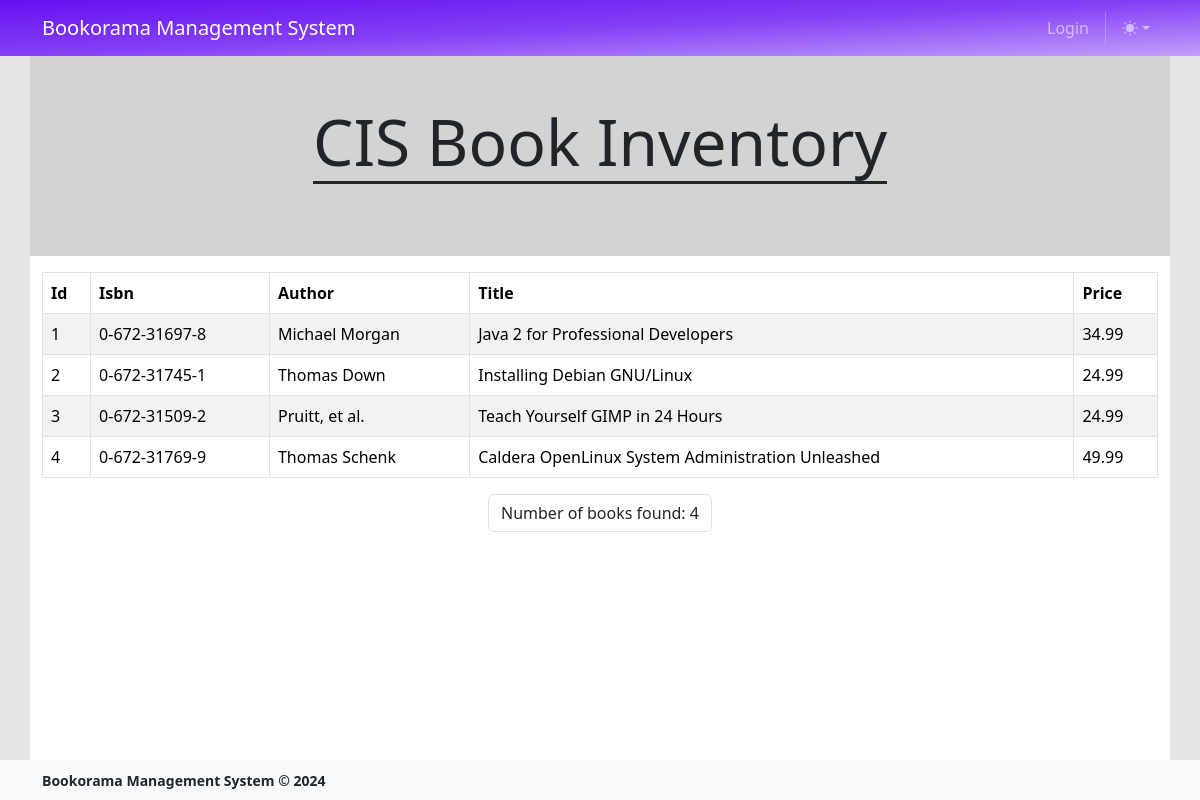
The page / on the database its author committed.
### tables this page shows
create table books
(  id int unsigned not null auto_increment primary key,
isbn char(13) not null,
   author char(50),
   title char(100),
   price float(4,2),
   UNIQUE KEY unique_isbn (isbn)
);

### lib/CisUtil.class.php (called while the page is built, shortened)
<?php
class CisUtil
{
    public static function caseSpaceString($inputString)
    {
        $modifiedString = preg_replace('/([A-Z])/', ' $1', $inputString);
        $modifiedString = ucfirst($modifiedString);
        $modifiedString = trim($modifiedString);;
        return $modifiedString;
    }
}
?>

### index.php (the view, shortened to what this page needs)
<?php
require_once 'lib/CisUtil.class.php';
$cssLinks = array("css/bootstrap.css", "css/Custom-Bootstrap-Util.css", "css/root.css", "css/Custom.css");
include 'fragments/startOfPage.php';
include "fragments/navbar.php";
?>
<?php
$username = isset($_SESSION['username']) ? "Welcome ".$_SESSION['username']  : "";
$header = new Header(array("CIS Book Inventory", $username), array("height" => "200px", "textAlign", "classes" => "container"));
$header->build()
?>
    <main id="main" class="container">
        <div class="pt-3">
            <?php
            require("lib/config.php");
            $query = "SELECT id,isbn,author,title,price FROM books";
            $result = $mysqli->query($query);
            $num_results = $result->num_rows;
            echo "<table class='table table-bordered table-striped '>";
            echo "<thead>";
            if ($num_results > 0) {
                $books = $result->fetch_all(MYSQLI_ASSOC);
                foreach ($books[0] as $k => $v) {
                    echo "<th>" . CisUtil::caseSpaceString($k)  . "</th>";
                }
                echo "</tr></thead>";
                echo "<tbody>";
                foreach ($books as $book) {
                    echo "<tr>";
                    foreach ($book as $k => $v) {
                        if ($k == 'id') {
                            echo "<td>" . $v . "</td>";
                        } else {
                            echo "<td>" . $v . "</td>";
                        }
                    }
                    echo "</tr>";
                }
                echo "</tbody>";
                echo "</table>";
                echo "<div class='d-flex center'>";
                echo "<p class='form-control d-inline-block w-auto'>Number of books found: " . $num_results . "</p>";
                echo "</div>";
            }
            ?>
        </div>
    </main>
<?php
include 'fragments/footer.php';
include 'fragments/endOfPage.php';

### fragments/startOfPage.php (shortened to what this page needs)
<?php
global $bodyAttributes, $pageTitle, $bodyClasses, $headHtml, $csslinks, $root, $canonical, $description;
$bodyClasses = isset($bodyClasses) ? $bodyClasses : "";
$bodyAttributes = isset($bodyAttributes) ? $bodyAttributes : "";
$cssLinks = isset($cssLinks) ? $cssLinks : "";
$root = (!isset($root) ? "" : $root);
if (!isset($_SESSION['loggedIn']) || !$_SESSION['loggedIn']) {
    $isLoggedIn = false;
}
?>
<!DOCTYPE html>
<html data-bs-theme="light" lang="en">
<head>
    <link href="<?= $root ?>css/bootstrap.css" rel="stylesheet">
    <link href="<?= $root ?>css/Custom-Bootstrap-Util.css" rel="stylesheet">
    <link href="<?= $root ?>css/root.css" rel="stylesheet">
    <link href="<?= $root ?>css/Custom.css" rel="stylesheet">
    <link href="<?= $root ?>css/bootstrap-icons.min.css" rel="stylesheet">
    <?php
    if ($cssLinks != "") {
        if (is_array($cssLinks)) {
            foreach ($cssLinks as $link) {
                echo "<link href=\"{$link}\" rel='stylesheet'>";
            }
        } else {
            echo "<link href=\"{$csslinks}\" rel='stylesheet'>";
        }
    }
    ?>
</head>
<body class="<?= $bodyClasses ?>" <?= $bodyAttributes ?>>

### fragments/navbar.php (shortened to what this page needs)
<?php
global $root, $isLoggedIn;
$root = (!isset($root) ? "" : $root);
?>
<nav class="navbar navbar-expand-lg sticky-top bg-primary ">
    <div class="container text-white">
        <a class="navbar-brand" href="<?= $root ?>">
            Bookorama Management System
        </a>
        <div class="collapse navbar-collapse" id="navbarSupportedContent">
            <ul class="navbar-nav mb-2 mb-lg-0 ">
                <?php if (!$isLoggedIn) { ?>
                    <li class="nav-item col-6 col-lg-auto">
                        <a class="nav-link" href="<?= $root ?>login" target=""
                           rel="noopener">
                            Login
                        </a>
                    </li>
                <?php } ?>
                <li class="nav-item py-2 py-lg-1 col-12 col-lg-auto">
                </li>
                <li class="nav-item dropdown">
                    <button class="btn btn-link nav-link py-2 px-0 px-lg-2 dropdown-toggle d-flex align-items-center"
                            id="bd-theme" type="button" aria-expanded="false" data-bs-toggle="dropdown"
                            data-bs-display="static" aria-label="Toggle theme (auto)">
                        <svg class="bi my-1 theme-icon-active" width="16" height="16">
                            <use href="#circle-half"></use>
                        </svg>
                    </button>
                </li>
            </ul>
        </div>
    </div>
</nav>

### lib/Header.class.php (shortened to what this page needs)
<?php
class Header
{
    private $text;
    private $style;
    public function __construct($text = array("My Website"), $style = [])
    {
        $this->style = array_merge(self::DEFAULT_STYLE, $style);
        if (!isset($this->style['underlineColor'])) {
            $this->style['underlineColor'] = $this->style['fontColor'];
        }
        $this->text = $text;
        if (!isset($this->style['STAlignText'])) {
            $this->style['STAlignText'] = $this->style['alignText'];
        }
    }
    public function build()
    {
        $alignText = "";
        $STAlignText = "";
        switch (strtolower($this->style['alignText'])) {
            case "center":
                $alignText = "justify-content: center;";
                break;
        }
        switch (strtolower($this->style['STAlignText'])) {
            case "center":
                $STAlignText = "justify-content: center;";
                break;
        }
        ?>
        <header class="<?= $this->style['classes'] ?>"
                style=" <?= 'background-color: ' . $this->style['bgColor'] ?>; <?= "min-height: " . $this->style['height'] ?>; <?php if (!empty($this->style['image'])) { ?> background-image: url('<?= $this->style['image'] ?>'); <?php } ?> <?= $alignText ?> background-size: <?= $this->style['bgSize'] ?>; background-position: <?= $this->style['bgPosition'] ?>; background-repeat: <?= $this->style['bgRepeat'] ?>; display: flex; align-items: center; ">
            <div class="<?= $this->style['textDivClasses'] ?>">
                <?php
                if (is_array($this->text)) {
                    ?>
                    <h1 class="<?= $this->style['titleClasses'] ?>"
                        style="width: fit-content; margin: auto; margin-bottom: <?= $this->style['bottomSpacing'] ?>; <?php if ($this->style['underline']) { ?> border-bottom-color: <?= $this->style['underlineColor']?>; border-bottom-style: solid; border-bottom-width: <?=$this->style['underlineWidth'] ?>; <?php } ?> <?php if (isset($this->style['fontSize'])) { ?> font-size: <?=$this->style['fontSize']?>; <?php } ?>">
                        <?= $this->text[0] ?>
                    </h1>
                    <div style="display: flex; align-items: center; <?= $STAlignText ?>">
                    </div>
                <?php }
                ?>
            </div>
        </header>
    <?php }
}

### fragments/footer.php
<footer class="bg-body-tertiary">
    <div class="container py-2">
        <small class="text-center fw-semibold">Bookorama Management System © <?= date("Y") ?></small>
    </div>
</footer>

### fragments/endOfPage.php (shortened to what this page needs)
</body>
</html>

### css/root.css (style rules this page uses)
:root, [data-bs-theme=light] { --header: #d3d3d3; --body-bg: rgb(230, 230, 230); --bs-primary: #6610f2; --bs-primary-rgb: 102, 16, 242; --bs-primary-bg-subtle: #c29ffa; --bs-primary-border-subtle: #8540f5; --bs-nav-link-color: var(--bs-white); --bs-dropdown-link-active-bg: #8540f5 !important; }
.navbar { --bs-navbar-color: rgba(255, 255, 255, 0.55); --bs-navbar-hover-color: rgba(255, 255, 255, 0.75); --bs-navbar-disabled-color: rgba(255, 255, 255, 0.25); --bs-navbar-active-color: #fff; --bs-navbar-brand-color: #fff; --bs-navbar-brand-hover-color: #fff; --bs-navbar-toggler-border-color: rgba(255, 255, 255, 0.1); background-image: linear-gradient(to bottom right, var(--bs-primary), var(--bs-primary-border-subtle), var(--bs-primary-bg-subtle)) }

### css/Custom.css (style rules this page uses)
body { display: flex; flex-direction: column; min-height: 100vh; background-color: var(--body-bg) !important; }
#main, #main-container { flex: 1 0 auto; }
footer { flex-shrink: 0; }
#main, .body-color, #main-container .container { background-color: var(--bs-body-bg) !important; }
.center { display: flex; justify-content: center; align-items: center; }

### rows shown on the page
books: id "1", isbn "0-672-31697-8", author "Michael Morgan", title "Java 2 for Professional Developers", price "34.99"
books: id "2", isbn "0-672-31745-1", author "Thomas Down", title "Installing Debian GNU/Linux", price "24.99"
books: id "3", isbn "0-672-31509-2", author "Pruitt, et al.", title "Teach Yourself GIMP in 24 Hours", price "24.99"
books: id "4", isbn "0-672-31769-9", author "Thomas Schenk", title "Caldera OpenLinux System Administration Unleashed", price "49.99"

### other values the page prints
$this->text[0] "CIS Book Inventory"
CisUtil::caseSpaceString($k) "Id"
CisUtil::caseSpaceString($k) "Isbn"
CisUtil::caseSpaceString($k) "Author"
CisUtil::caseSpaceString($k) "Title"
CisUtil::caseSpaceString($k) "Price"
$num_results "4"
